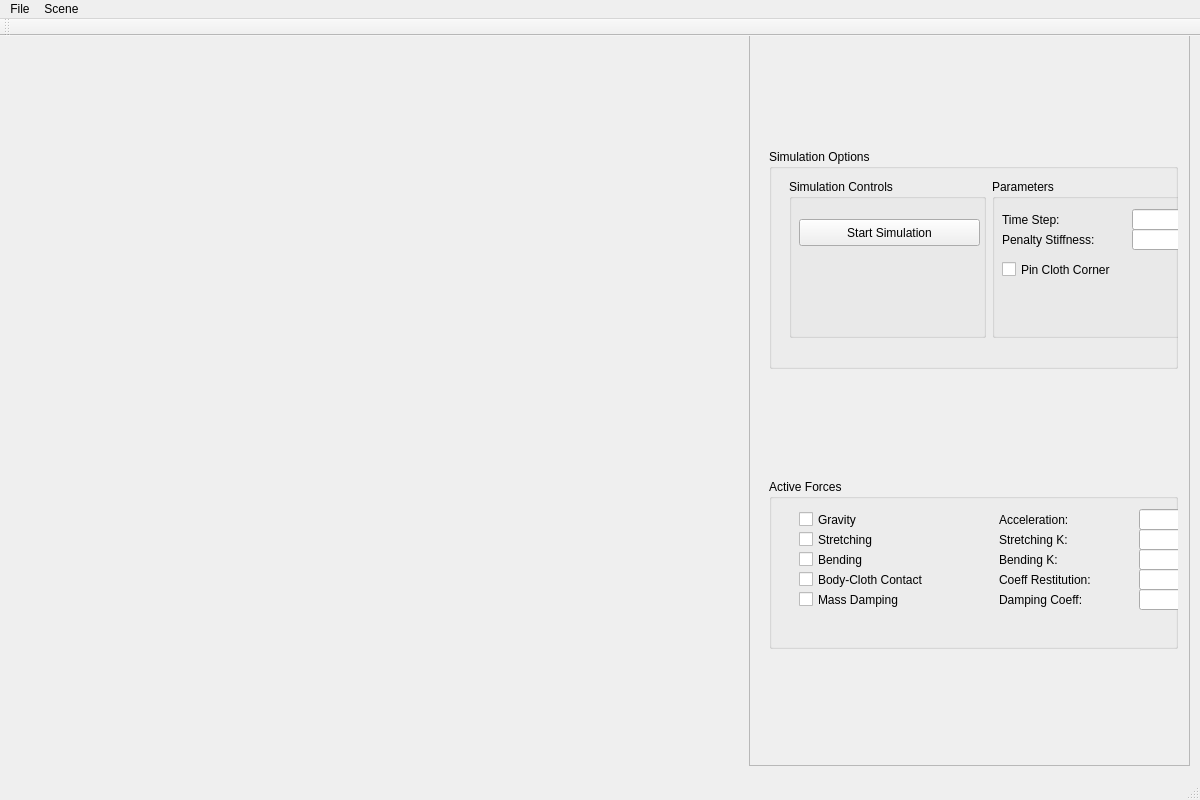
<?xml version="1.0" encoding="UTF-8"?>
<ui version="4.0">
 <class>MainWindow</class>
 <widget class="QMainWindow" name="MainWindow">
  <property name="geometry">
   <rect>
    <x>0</x>
    <y>0</y>
    <width>1200</width>
    <height>800</height>
   </rect>
  </property>
  <property name="windowTitle">
   <string>Virtual Catwalk</string>
  </property>
  <widget class="QWidget" name="centralWidget">
   <widget class="GLPanel" name="GLWidget" native="true">
    <property name="geometry">
     <rect>
      <x>10</x>
      <y>0</y>
      <width>731</width>
      <height>731</height>
     </rect>
    </property>
    <property name="sizePolicy">
     <sizepolicy hsizetype="Fixed" vsizetype="Fixed">
      <horstretch>0</horstretch>
      <verstretch>0</verstretch>
     </sizepolicy>
    </property>
    <property name="focusPolicy">
     <enum>Qt::StrongFocus</enum>
    </property>
   </widget>
   <widget class="QFrame" name="parameterFrame">
    <property name="geometry">
     <rect>
      <x>749</x>
      <y>-1</y>
      <width>441</width>
      <height>731</height>
     </rect>
    </property>
    <property name="frameShape">
     <enum>QFrame::StyledPanel</enum>
    </property>
    <property name="frameShadow">
     <enum>QFrame::Raised</enum>
    </property>
    <widget class="QWidget" name="verticalLayoutWidget">
     <property name="geometry">
      <rect>
       <x>9</x>
       <y>-1</y>
       <width>431</width>
       <height>731</height>
      </rect>
     </property>
     <layout class="QVBoxLayout" name="verticalLayout">
      <item>
       <widget class="QGroupBox" name="simOptionsBox">
        <property name="maximumSize">
         <size>
          <width>16777215</width>
          <height>220</height>
         </size>
        </property>
        <property name="title">
         <string>Simulation Options</string>
        </property>
        <widget class="QWidget" name="horizontalLayoutWidget">
         <property name="geometry">
          <rect>
           <x>9</x>
           <y>19</y>
           <width>421</width>
           <height>181</height>
          </rect>
         </property>
         <layout class="QHBoxLayout" name="horizontalLayout">
          <item>
           <widget class="QGroupBox" name="SimulationBox">
            <property name="title">
             <string>Simulation Controls</string>
            </property>
            <widget class="QPushButton" name="startSimulationButton">
             <property name="geometry">
              <rect>
               <x>10</x>
               <y>40</y>
               <width>181</width>
               <height>27</height>
              </rect>
             </property>
             <property name="text">
              <string>Start Simulation</string>
             </property>
            </widget>
           </widget>
          </item>
          <item>
           <widget class="QGroupBox" name="SimParametersBox">
            <property name="title">
             <string>Parameters</string>
            </property>
            <widget class="QLabel" name="timeStepLabel">
             <property name="geometry">
              <rect>
               <x>10</x>
               <y>30</y>
               <width>81</width>
               <height>21</height>
              </rect>
             </property>
             <property name="text">
              <string>Time Step:</string>
             </property>
            </widget>
            <widget class="QLineEdit" name="timeStepEdit">
             <property name="geometry">
              <rect>
               <x>140</x>
               <y>30</y>
               <width>61</width>
               <height>21</height>
              </rect>
             </property>
            </widget>
            <widget class="QLabel" name="penaltyStiffnessLabel">
             <property name="geometry">
              <rect>
               <x>10</x>
               <y>50</y>
               <width>131</width>
               <height>21</height>
              </rect>
             </property>
             <property name="text">
              <string>Penalty Stiffness:</string>
             </property>
            </widget>
            <widget class="QLineEdit" name="penaltyStiffnessEdit">
             <property name="geometry">
              <rect>
               <x>140</x>
               <y>50</y>
               <width>61</width>
               <height>21</height>
              </rect>
             </property>
            </widget>
            <widget class="QCheckBox" name="pinClothCornersCheckbox">
             <property name="geometry">
              <rect>
               <x>10</x>
               <y>80</y>
               <width>151</width>
               <height>21</height>
              </rect>
             </property>
             <property name="text">
              <string>Pin Cloth Corner</string>
             </property>
            </widget>
           </widget>
          </item>
         </layout>
        </widget>
       </widget>
      </item>
      <item>
       <widget class="QGroupBox" name="activeForcesBox">
        <property name="maximumSize">
         <size>
          <width>16777215</width>
          <height>170</height>
         </size>
        </property>
        <property name="title">
         <string>Active Forces</string>
        </property>
        <widget class="QCheckBox" name="gravityCheckBox">
         <property name="geometry">
          <rect>
           <x>30</x>
           <y>30</y>
           <width>97</width>
           <height>21</height>
          </rect>
         </property>
         <property name="text">
          <string>Gravity</string>
         </property>
        </widget>
        <widget class="QLabel" name="gravityGLabel">
         <property name="geometry">
          <rect>
           <x>230</x>
           <y>30</y>
           <width>121</width>
           <height>21</height>
          </rect>
         </property>
         <property name="text">
          <string>Acceleration:</string>
         </property>
        </widget>
        <widget class="QLineEdit" name="gravityGEdit">
         <property name="geometry">
          <rect>
           <x>370</x>
           <y>30</y>
           <width>51</width>
           <height>21</height>
          </rect>
         </property>
        </widget>
        <widget class="QCheckBox" name="clothStretchingCheckBox">
         <property name="geometry">
          <rect>
           <x>30</x>
           <y>50</y>
           <width>121</width>
           <height>21</height>
          </rect>
         </property>
         <property name="text">
          <string>Stretching</string>
         </property>
        </widget>
        <widget class="QLabel" name="stretchingStiffnessLabel">
         <property name="geometry">
          <rect>
           <x>230</x>
           <y>50</y>
           <width>121</width>
           <height>21</height>
          </rect>
         </property>
         <property name="text">
          <string>Stretching K:</string>
         </property>
        </widget>
        <widget class="QLineEdit" name="stretchingStiffnessEdit">
         <property name="geometry">
          <rect>
           <x>370</x>
           <y>50</y>
           <width>51</width>
           <height>21</height>
          </rect>
         </property>
        </widget>
        <widget class="QCheckBox" name="clothBendingCheckbox">
         <property name="geometry">
          <rect>
           <x>30</x>
           <y>70</y>
           <width>121</width>
           <height>21</height>
          </rect>
         </property>
         <property name="text">
          <string>Bending</string>
         </property>
        </widget>
        <widget class="QLabel" name="bendingStiffnessLabel">
         <property name="geometry">
          <rect>
           <x>230</x>
           <y>70</y>
           <width>121</width>
           <height>21</height>
          </rect>
         </property>
         <property name="text">
          <string>Bending K:</string>
         </property>
        </widget>
        <widget class="QLineEdit" name="bendingStiffnessEdit">
         <property name="geometry">
          <rect>
           <x>370</x>
           <y>70</y>
           <width>51</width>
           <height>21</height>
          </rect>
         </property>
        </widget>
        <widget class="QCheckBox" name="bodyClothContactCheckbox">
         <property name="geometry">
          <rect>
           <x>30</x>
           <y>90</y>
           <width>161</width>
           <height>21</height>
          </rect>
         </property>
         <property name="text">
          <string>Body-Cloth Contact</string>
         </property>
        </widget>
        <widget class="QLabel" name="corLabel">
         <property name="geometry">
          <rect>
           <x>230</x>
           <y>90</y>
           <width>121</width>
           <height>21</height>
          </rect>
         </property>
         <property name="text">
          <string>Coeff Restitution:</string>
         </property>
        </widget>
        <widget class="QLineEdit" name="corEdit">
         <property name="geometry">
          <rect>
           <x>370</x>
           <y>90</y>
           <width>51</width>
           <height>21</height>
          </rect>
         </property>
        </widget>
        <widget class="QCheckBox" name="massDampingCheckBox">
         <property name="geometry">
          <rect>
           <x>30</x>
           <y>110</y>
           <width>161</width>
           <height>21</height>
          </rect>
         </property>
         <property name="text">
          <string>Mass Damping</string>
         </property>
        </widget>
        <widget class="QLabel" name="dampingCoeffLabel">
         <property name="geometry">
          <rect>
           <x>230</x>
           <y>110</y>
           <width>121</width>
           <height>21</height>
          </rect>
         </property>
         <property name="text">
          <string>Damping Coeff:</string>
         </property>
        </widget>
        <widget class="QLineEdit" name="dampingCoeffEdit">
         <property name="geometry">
          <rect>
           <x>370</x>
           <y>110</y>
           <width>51</width>
           <height>21</height>
          </rect>
         </property>
        </widget>
       </widget>
      </item>
     </layout>
    </widget>
   </widget>
  </widget>
  <widget class="QMenuBar" name="menuBar">
   <property name="geometry">
    <rect>
     <x>0</x>
     <y>0</y>
     <width>1200</width>
     <height>25</height>
    </rect>
   </property>
   <widget class="QMenu" name="menuFile">
    <property name="title">
     <string>File</string>
    </property>
    <addaction name="actionExit"/>
   </widget>
   <widget class="QMenu" name="menuScene">
    <property name="title">
     <string>Scene</string>
    </property>
    <addaction name="actionReset"/>
    <addaction name="actionReset_Everything"/>
   </widget>
   <addaction name="menuFile"/>
   <addaction name="menuScene"/>
  </widget>
  <widget class="QToolBar" name="mainToolBar">
   <attribute name="toolBarArea">
    <enum>TopToolBarArea</enum>
   </attribute>
   <attribute name="toolBarBreak">
    <bool>false</bool>
   </attribute>
  </widget>
  <widget class="QStatusBar" name="statusBar"/>
  <action name="actionExit">
   <property name="text">
    <string>Exit</string>
   </property>
  </action>
  <action name="actionReset">
   <property name="text">
    <string>Clear Scene</string>
   </property>
  </action>
  <action name="actionReset_Everything">
   <property name="text">
    <string>Reset Everything</string>
   </property>
  </action>
 </widget>
 <layoutdefault spacing="6" margin="11"/>
 <customwidgets>
  <customwidget>
   <class>GLPanel</class>
   <extends>QWidget</extends>
   <header>glpanel.h</header>
   <container>1</container>
  </customwidget>
 </customwidgets>
 <resources/>
 <connections/>
</ui>
